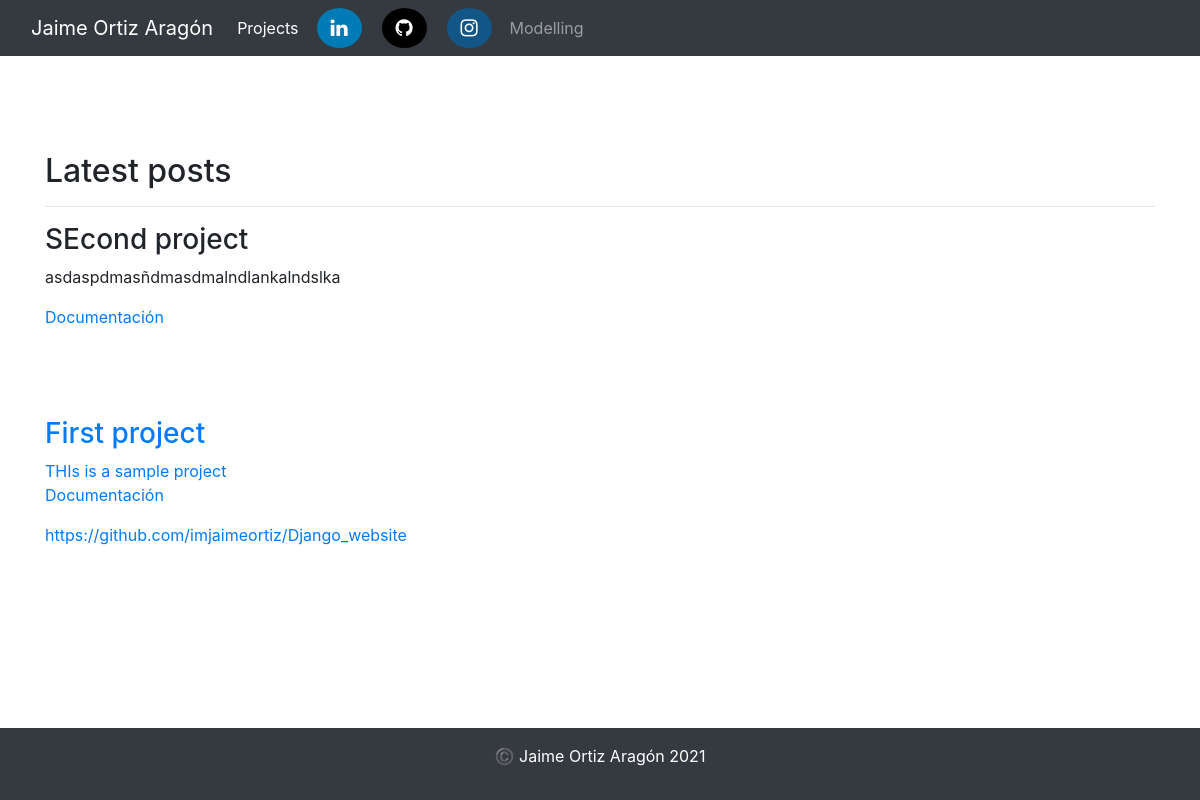
The page /project/ on the database as committed earlier.
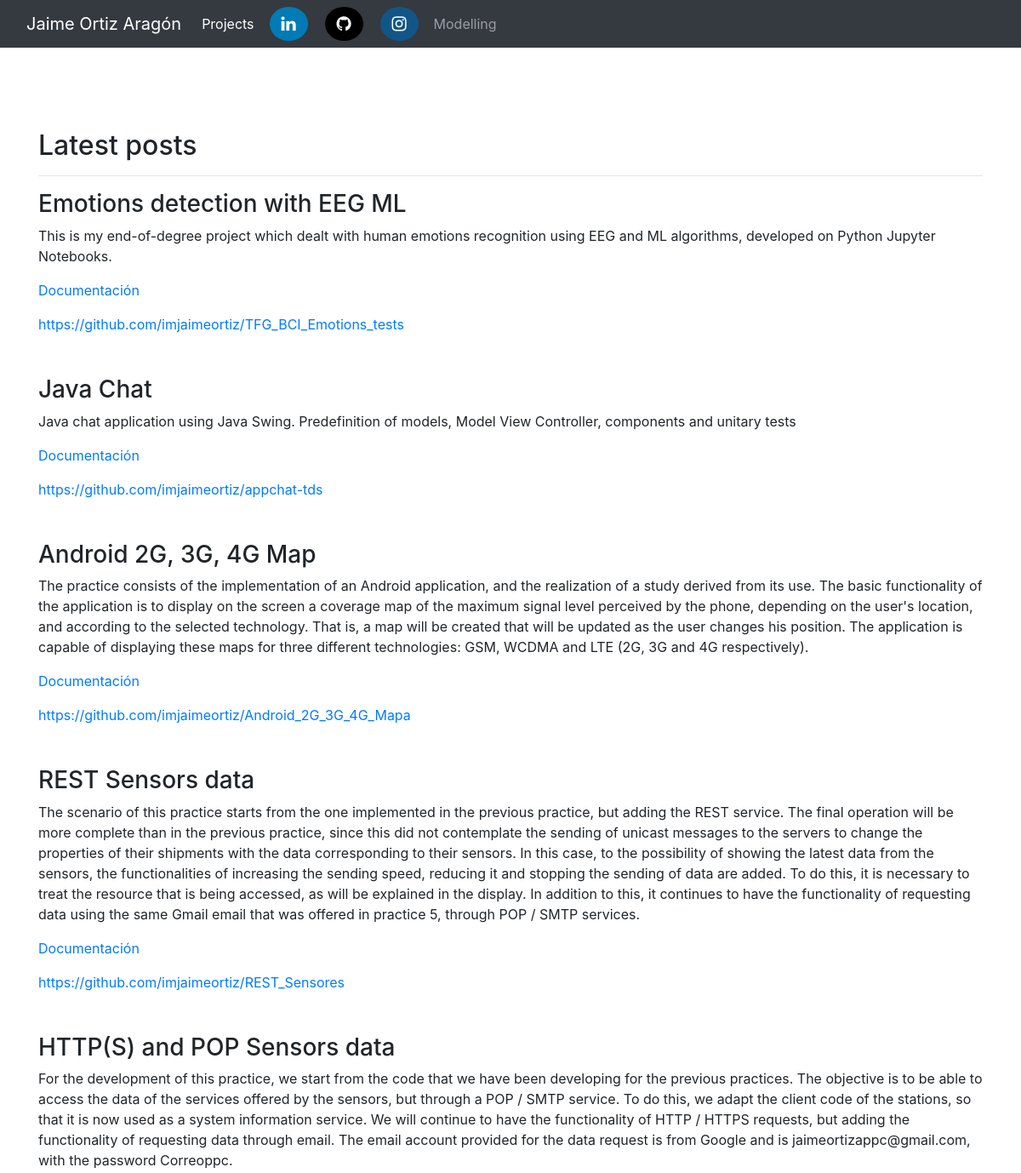
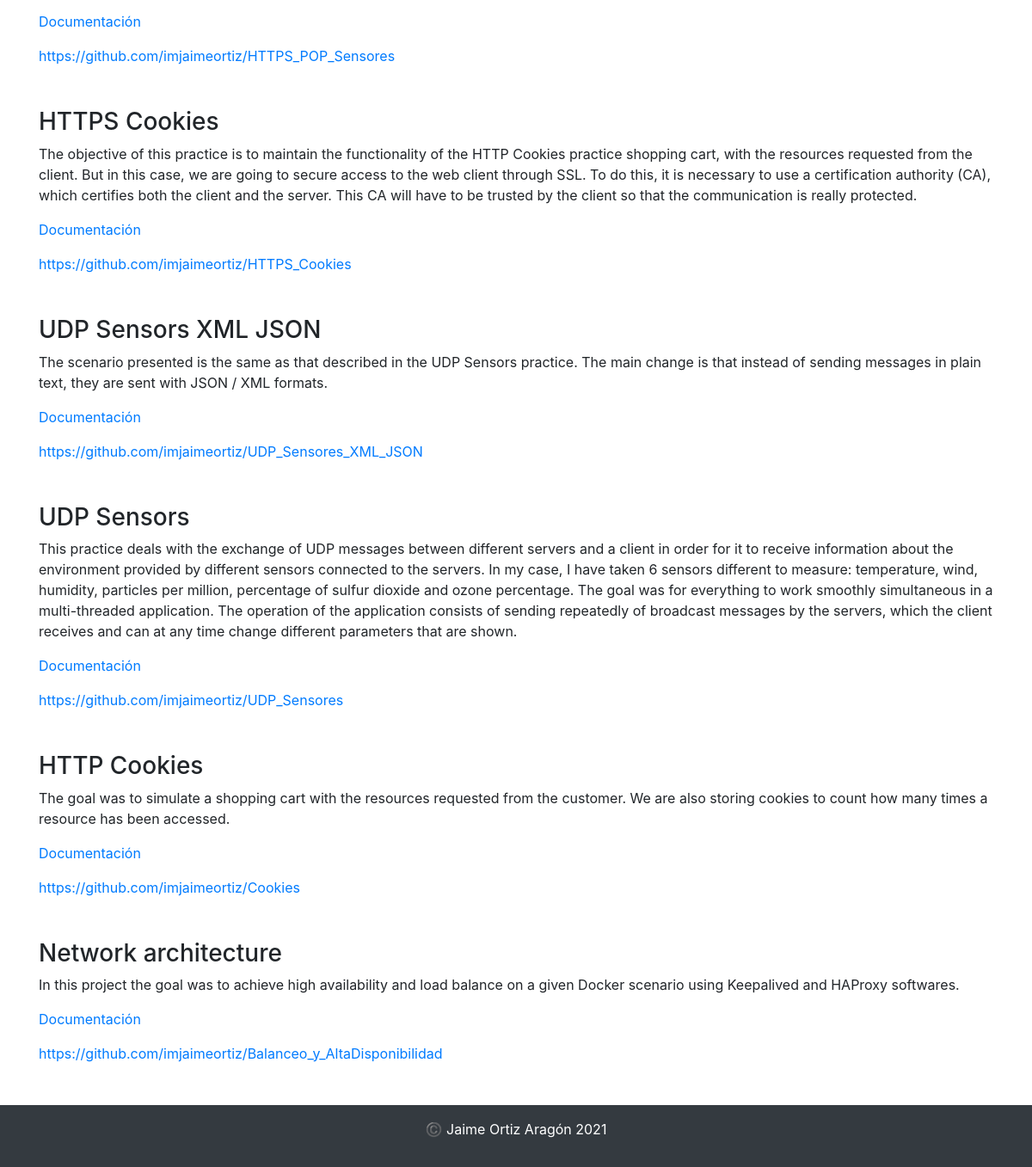
The same page on the database as committed later (2 pictures, top to bottom).
### project/models.py (models this page shows, shortened)
class Project(models.Model):
    title = models.CharField(max_length=30)
    body = models.TextField()
    link = models.TextField(default="", blank=True)
    doc = models.TextField(default="", blank=True)
    def has_link(self):
        if self.link != "":
            return True
        else :
            return False
    def has_doc(self):
        if self.doc != "":
            return True
        else :
            return False

### project/views.py (the view)
# urls.py: path('', views.show_projects, name='projects')
def show_projects(request):
    projects = Project.objects.all()
    last_projects = projects[::-1]
    return render(request, 'project/projects.html', {'projects': last_projects})

### project/templates/project/projects.html (shortened to what this page needs)
<!DOCTYPE html>
<html lang="en">
    <head>
        {% load static %}
        <link rel="stylesheet" href="https://maxcdn.bootstrapcdn.com/bootstrap/4.0.0/css/bootstrap.min.css">
                <link rel="stylesheet" href="https://cdnjs.cloudflare.com/ajax/libs/font-awesome/4.7.0/css/font-awesome.min.css">
      </head>
    <body>
        <header>
            <nav class="navbar navbar-expand-lg navbar-dark bg-dark">
                <div class="container-fluid">
                  <a class="navbar-brand" href="/">Jaime Ortiz Aragón</a>
                  <div class="collapse navbar-collapse" id="navbarNavAltMarkup">
                    <div class="navbar-nav">
                      <a class="nav-link active" href="/project">Projects</a>
                      <a href="https://www.linkedin.com/in/jaime-ortiz-arag%C3%B3n-0380881a4/" class="fa fa-linkedin"></a>
                      <a href="https://github.com/imjaimeortiz" class="fa fa-github"></a>
                      <a href="https://www.instagram.com/imjaimeortiz/" class="fa fa-instagram"></a>
                      <a class="nav-link" href="/model">Modelling</a>
                    </div>
                  </div>
                </div>
              </nav>
        </header>
        <main>
          <div class="container">
            <br/>
            <br/>
            <br/>
            <br/>
            <h2>Latest posts</h2>
            <hr />
            {% for project in projects %}
            <h3>{{ project.title }}</h3>
            <p class="card-text">{{ project.body }}</p>
            {% if project.has_doc %}
            <a class="card-text" href="../static/{{project.doc}}">Documentación</p>
            {% endif %}
            {% if project.has_link %}
            <a class="card-text" href="{{ project.link }}">{{ project.link }}</a>
            {% endif %}
            <br />
            <br />
            <br />
            {% endfor %}
        </div>
        <br />
        <br />
        <br />
        </main>
        <footer class="text-muted py-3 bg-dark" id="footer">
          <div class="container text-center text-white">
            <p>©️ Jaime Ortiz Aragón {% now "Y" %}</p>
          </div>
      </footer>
    </body>
</html>

### project/templates/project/projects.html (style rules this page uses)
.fa { padding: 10px; font-size: 20px; width: 45px; text-align: center; text-decoration: none; border-radius: 50%; }
.fa-linkedin { background: #007bb5; color: white; margin-left: 10px; margin-right: 10px; }
.fa-instagram { background: #125688; color: white; margin-left: 10px; margin-right: 10px; }
.fa-github { background: #000000; color: white; margin-left: 10px; margin-right: 10px; }
#footer { position: fixed; bottom: 0; width: 100%; }

Rows that differ between the two databases and show on the page:
removed Project: title "SEcond project", body "asdaspdmasñdmasdmalndlankalndslka"
removed Project: title "First project", body "THIs is a sample project", link "https://github.com/imjaimeortiz/Django_website"
added Project: title "Emotions detection with EEG ML", body "This is my end-of-degree project which dealt with human emotions recognition using EEG and ML algorithms, developed on Python Jupyter Notebooks.", link "https://github.com/imjaimeortiz/TFG_BCI_Emotions_tests"
added Project: title "Java Chat", body "Java chat application using Java Swing. Predefinition of models, Model View Controller, components and unitary tests", link "https://github.com/imjaimeortiz/appchat-tds"
added Project: title "Android 2G, 3G, 4G Map", body "The practice consists of the implementation of an Android application, and the realization of a study derived from its use. The basic functionality of the application is to display on the screen a coverage map of the maximum signal level perceived by the phone, depending on the user's location, and according to the selected technology. That is, a map will be created that will be updated as the user changes his position. The application is capable of displaying these maps for three different technologies: GSM, WCDMA and LTE (2G, 3G and 4G respectively).", link "https://github.com/imjaimeortiz/Android_2G_3G_4G_Mapa"
added Project: title "REST Sensors data", body "The scenario of this practice starts from the one implemented in the previous practice, but adding the REST service. The final operation will be more complete than in the previous practice, since this did not contemplate the sending of unicast messages to the servers to change the properties of their shipments with the data corresponding to their sensors. In this case, to the possibility of showing the latest data from the sensors, the functionalities of increasing the sending speed, reducing it and stopping the sending of data are added. To do this, it is necessary to treat the resource that is being accessed, as will be explained in the display. In addition to this, it continues to have…", link "https://github.com/imjaimeortiz/REST_Sensores"
added Project: title "HTTP(S) and POP Sensors data", body "For the development of this practice, we start from the code that we have been developing for the previous practices. The objective is to be able to access the data of the services offered by the sensors, but through a POP / SMTP service. To do this, we adapt the client code of the stations, so that it is now used as a system information service. We will continue to have the functionality of HTTP / HTTPS requests, but adding the functionality of requesting data through email. The email account provided for the data request is from Google and is jaimeortizappc@gmail.com, with the password Correoppc.", link "https://github.com/imjaimeortiz/HTTPS_POP_Sensores"
added Project: title "HTTPS Cookies", body "The objective of this practice is to maintain the functionality of the HTTP Cookies practice shopping cart, with the resources requested from the client. But in this case, we are going to secure access to the web client through SSL. To do this, it is necessary to use a certification authority (CA), which certifies both the client and the server. This CA will have to be trusted by the client so that the communication is really protected.", link "https://github.com/imjaimeortiz/HTTPS_Cookies"
added Project: title "UDP Sensors XML JSON", body "The scenario presented is the same as that described in the UDP Sensors practice. The main change is that instead of sending messages in plain text, they are sent with JSON / XML formats.", link "https://github.com/imjaimeortiz/UDP_Sensores_XML_JSON"
added Project: title "UDP Sensors", body "This practice deals with the exchange of UDP messages between different servers and a client in order for it to receive information about the environment provided by different sensors connected to the servers. In my case, I have taken 6 sensors different to measure: temperature, wind, humidity, particles per million, percentage of sulfur dioxide and ozone percentage. The goal was for everything to work smoothly simultaneous in a multi-threaded application. The operation of the application consists of sending repeatedly of broadcast messages by the servers, which the client receives and can at any time change different parameters that are shown.", link "https://github.com/imjaimeortiz/UDP_Sensores"
added Project: title "HTTP Cookies", body "The goal was to simulate a shopping cart with the resources requested from the customer. We are also storing cookies to count how many times a resource has been accessed.", link "https://github.com/imjaimeortiz/Cookies"
added Project: title "Network architecture", body "In this project the goal was to achieve high availability and load balance on a given Docker scenario using Keepalived and HAProxy softwares.", link "https://github.com/imjaimeortiz/Balanceo_y_AltaDisponibilidad"
